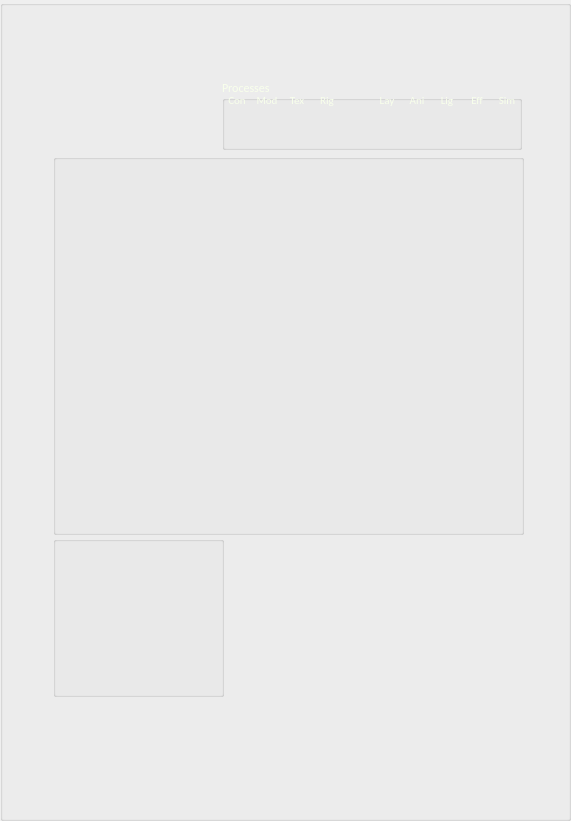
   <widget class="QGroupBox" name="groupBox_8">
    <property name="geometry">
     <rect>
      <x>90</x>
      <y>20</y>
      <width>571</width>
      <height>821</height>
     </rect>
    </property>
    <property name="title">
     <string/>
    </property>
    <widget class="QGroupBox" name="groupBox_9">
     <property name="geometry">
      <rect>
       <x>53</x>
       <y>154</y>
       <width>471</width>
       <height>381</height>
      </rect>
     </property>
     <property name="title">
      <string/>
     </property>
    </widget>
    <widget class="QGroupBox" name="groupBox_10">
     <property name="geometry">
      <rect>
       <x>53</x>
       <y>536</y>
       <width>171</width>
       <height>161</height>
      </rect>
     </property>
     <property name="title">
      <string/>
     </property>
    </widget>
    <widget class="QGroupBox" name="groupBox_11">
     <property name="geometry">
      <rect>
       <x>222</x>
       <y>79</y>
       <width>300</width>
       <height>71</height>
      </rect>
     </property>
     <property name="palette">
      <palette>
       <active>
        <colorrole role="WindowText">
         <brush brushstyle="SolidPattern">
          <color alpha="255">
           <red>248</red>
           <green>255</green>
           <blue>235</blue>
          </color>
         </brush>
        </colorrole>
        <colorrole role="Text">
         <brush brushstyle="SolidPattern">
          <color alpha="255">
           <red>248</red>
           <green>255</green>
           <blue>235</blue>
          </color>
         </brush>
        </colorrole>
       </active>
       <inactive>
        <colorrole role="WindowText">
         <brush brushstyle="SolidPattern">
          <color alpha="255">
           <red>248</red>
           <green>255</green>
           <blue>235</blue>
          </color>
         </brush>
        </colorrole>
        <colorrole role="Text">
         <brush brushstyle="SolidPattern">
          <color alpha="255">
           <red>248</red>
           <green>255</green>
           <blue>235</blue>
          </color>
         </brush>
        </colorrole>
       </inactive>
       <disabled>
        <colorrole role="WindowText">
         <brush brushstyle="SolidPattern">
          <color alpha="255">
           <red>120</red>
           <green>120</green>
           <blue>120</blue>
          </color>
         </brush>
        </colorrole>
        <colorrole role="Text">
         <brush brushstyle="SolidPattern">
          <color alpha="255">
           <red>120</red>
           <green>120</green>
           <blue>120</blue>
          </color>
         </brush>
        </colorrole>
       </disabled>
      </palette>
     </property>
     <property name="font">
      <font>
       <family>Calibri</family>
      </font>
     </property>
     <property name="title">
      <string>Processes</string>
     </property>
     <widget class="QLabel" name="label_fileData_44">
      <property name="geometry">
       <rect>
        <x>5</x>
        <y>11</y>
        <width>20</width>
        <height>20</height>
       </rect>
      </property>
      <property name="font">
       <font>
        <family>Calibri</family>
        <pointsize>8</pointsize>
       </font>
      </property>
      <property name="text">
       <string>Con</string>
      </property>
      <property name="alignment">
       <set>Qt::AlignCenter</set>
      </property>
     </widget>
     <widget class="QLabel" name="label_fileData_45">
      <property name="geometry">
       <rect>
        <x>35</x>
        <y>11</y>
        <width>20</width>
        <height>20</height>
       </rect>
      </property>
      <property name="font">
       <font>
        <family>Calibri</family>
        <pointsize>8</pointsize>
       </font>
      </property>
      <property name="text">
       <string>Mod</string>
      </property>
      <property name="alignment">
       <set>Qt::AlignCenter</set>
      </property>
     </widget>
     <widget class="QLabel" name="label_fileData_46">
      <property name="geometry">
       <rect>
        <x>65</x>
        <y>11</y>
        <width>20</width>
        <height>20</height>
       </rect>
      </property>
      <property name="font">
       <font>
        <family>Calibri</family>
        <pointsize>8</pointsize>
       </font>
      </property>
      <property name="text">
       <string>Tex</string>
      </property>
      <property name="alignment">
       <set>Qt::AlignCenter</set>
      </property>
     </widget>
     <widget class="QLabel" name="label_fileData_47">
      <property name="geometry">
       <rect>
        <x>95</x>
        <y>11</y>
        <width>20</width>
        <height>20</height>
       </rect>
      </property>
      <property name="font">
       <font>
        <family>Calibri</family>
        <pointsize>8</pointsize>
       </font>
      </property>
      <property name="text">
       <string>Rig</string>
      </property>
      <property name="alignment">
       <set>Qt::AlignCenter</set>
      </property>
     </widget>
     <widget class="QLabel" name="label_fileData_48">
      <property name="geometry">
       <rect>
        <x>155</x>
        <y>11</y>
        <width>20</width>
        <height>20</height>
       </rect>
      </property>
      <property name="font">
       <font>
        <family>Calibri</family>
        <pointsize>8</pointsize>
       </font>
      </property>
      <property name="text">
       <string>Lay</string>
      </property>
      <property name="alignment">
       <set>Qt::AlignCenter</set>
      </property>
     </widget>
     <widget class="QLabel" name="label_fileData_49">
      <property name="geometry">
       <rect>
        <x>185</x>
        <y>11</y>
        <width>20</width>
        <height>20</height>
       </rect>
      </property>
      <property name="font">
       <font>
        <family>Calibri</family>
        <pointsize>8</pointsize>
       </font>
      </property>
      <property name="text">
       <string>Ani</string>
      </property>
      <property name="alignment">
       <set>Qt::AlignCenter</set>
      </property>
     </widget>
     <widget class="QLabel" name="label_fileData_50">
      <property name="geometry">
       <rect>
        <x>215</x>
        <y>11</y>
        <width>20</width>
        <height>20</height>
       </rect>
      </property>
      <property name="font">
       <font>
        <family>Calibri</family>
        <pointsize>8</pointsize>
       </font>
      </property>
      <property name="text">
       <string>Lig</string>
      </property>
      <property name="alignment">
       <set>Qt::AlignCenter</set>
      </property>
     </widget>
     <widget class="QLabel" name="label_fileData_51">
      <property name="geometry">
       <rect>
        <x>245</x>
        <y>11</y>
        <width>20</width>
        <height>20</height>
       </rect>
      </property>
      <property name="font">
       <font>
        <family>Calibri</family>
        <pointsize>8</pointsize>
       </font>
      </property>
      <property name="text">
       <string>Eff</string>
      </property>
      <property name="alignment">
       <set>Qt::AlignCenter</set>
      </property>
     </widget>
     <widget class="QLabel" name="label_fileData_52">
      <property name="geometry">
       <rect>
        <x>275</x>
        <y>11</y>
        <width>20</width>
        <height>20</height>
       </rect>
      </property>
      <property name="font">
       <font>
        <family>Calibri</family>
        <pointsize>8</pointsize>
       </font>
      </property>
      <property name="text">
       <string>Sim</string>
      </property>
      <property name="alignment">
       <set>Qt::AlignCenter</set>
      </property>
     </widget>
    </widget>
   </widget>
